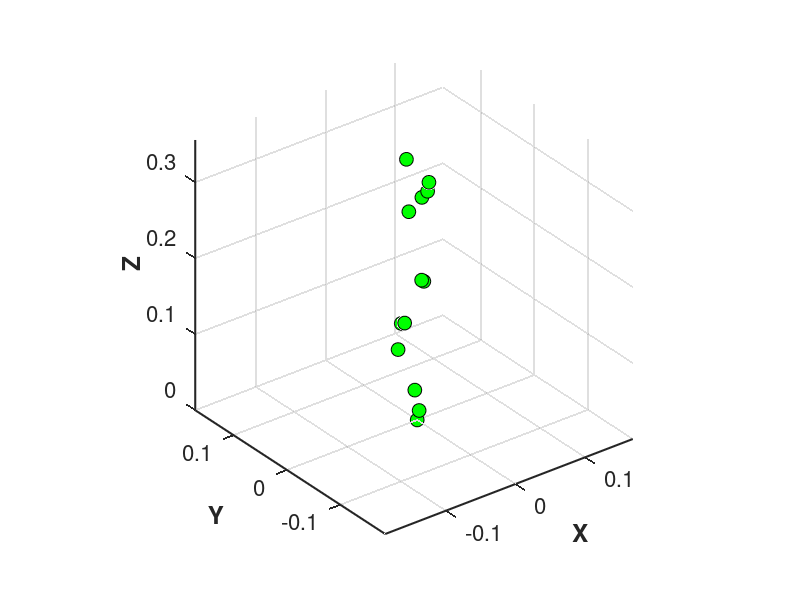

Here is the MATLAB script that generated this plot: (Note: this script raises an error after producing the figure.)
%% plot after griping cylinder
analysis = [    0.0145    0.0044         0
    0.0146    0.0042    0.0056
    0.0149    0.0035    0.0112
    0.0152    0.0022    0.0167
    0.0153    0.0006    0.0221
    0.0152   -0.0013    0.0273
    0.0148   -0.0035    0.0325
    0.0140   -0.0057    0.0376
    0.0128   -0.0080    0.0426
    0.0111   -0.0101    0.0475
    0.0090   -0.0120    0.0524
    0.0066   -0.0135    0.0572
    0.0038   -0.0145    0.0620
    0.0009   -0.0150    0.0668
   -0.0021   -0.0149    0.0716
   -0.0050   -0.0142    0.0763
   -0.0078   -0.0129    0.0810
   -0.0102   -0.0111    0.0858
   -0.0123   -0.0089    0.0905
   -0.0139   -0.0063    0.0952
   -0.0149   -0.0034    0.0999
   -0.0154   -0.0004    0.1046
   -0.0152    0.0027    0.1094
   -0.0144    0.0056    0.1141
   -0.0130    0.0083    0.1188
   -0.0110    0.0107    0.1235
   -0.0086    0.0127    0.1282
   -0.0058    0.0141    0.1329
   -0.0028    0.0149    0.1375
    0.0003    0.0152    0.1422
    0.0034    0.0148    0.1469
    0.0064    0.0138    0.1515
    0.0091    0.0123    0.1562
    0.0115    0.0102    0.1609
    0.0133    0.0077    0.1656
    0.0147    0.0049    0.1702
    0.0154    0.0019    0.1749
    0.0155   -0.0012    0.1796
    0.0149   -0.0043    0.1843
    0.0137   -0.0072    0.1889
    0.0119   -0.0098    0.1936
    0.0097   -0.0120    0.1983
    0.0071   -0.0137    0.2029
    0.0041   -0.0149    0.2076
    0.0010   -0.0154    0.2122
   -0.0021   -0.0153    0.2169
   -0.0052   -0.0145    0.2215
   -0.0081   -0.0132    0.2262
   -0.0106   -0.0113    0.2308
   -0.0127   -0.0089    0.2355
   -0.0142   -0.0061    0.2401
   -0.0152   -0.0031    0.2448
   -0.0155    0.0000    0.2494
   -0.0152    0.0032    0.2541
   -0.0142    0.0062    0.2587
   -0.0127    0.0089    0.2634
   -0.0106    0.0113    0.2680
   -0.0080    0.0132    0.2727
   -0.0052    0.0145    0.2773
   -0.0021    0.0152    0.2820
    0.0011    0.0153    0.2866
    0.0042    0.0147    0.2913
    0.0072    0.0135    0.2959
    0.0098    0.0118    0.3005
    0.0120    0.0095    0.3052
    0.0137    0.0068    0.3098
    0.0148    0.0039    0.3145
    0.0152    0.0007    0.3191
    0.0150   -0.0024    0.3238
    0.0142   -0.0055    0.3284
    0.0127   -0.0083    0.3331
    0.0107   -0.0108    0.3377
    0.0083   -0.0128    0.3423
    0.0055   -0.0143    0.3470
    0.0025   -0.0152    0.3517
   -0.0005   -0.0155    0.3564
   -0.0035   -0.0152    0.3611
   -0.0063   -0.0143    0.3660
   -0.0087   -0.0129    0.3708
   -0.0107   -0.0111    0.3757
   -0.0122   -0.0089    0.3807


];


a =[135.2250 81.7087 622.2800
133.5039 79.4177 608.7750
119.8771 102.8462 521.3380
135.0864 96.0361 495.0260
112.5268 73.1603 426.5099
111.5047 75.6044 424.4213
136.7177 76.4444 330.0570
114.2458 67.4076 296.9975
132.2636 69.6914 319.2496
136.6822 99.9140 496.5563
136.3004 91.3156 349.0612
114.6728 83.5418 571.1847
112.8002 93.0222 266.5623


];

a =(a-a(1,:) + 0*[analysis(1,:)*1000])/1000;
theta = -50 ;
Rot_z = [cosd(theta) -sind(theta) 0; sind(theta) cosd(theta) 0; 0 0 1]
a = a*Rot_z
plot3(a(:,1),a(:,2),-a(:,3),'ko','markersize',10,'Markerfacecolor', 'green')
% plot3(analysis(:,1),analysis(:,2),analysis(:,3),'r')
hold on
axis equal
grid on
xlabel( 'X','fontweight','bold','fontsize',20)
ylabel ('Y','fontweight','bold','fontsize',20)
zlabel ('Z','fontweight','bold','fontsize',20)
set(gca,'linewidth',1.5,'FontSize',16)
[x,y,z]=tubeplot([analysis(:,1)-analysis(1,1) analysis(:,2)-analysis(1,2) analysis(:,3)]',.0048);
